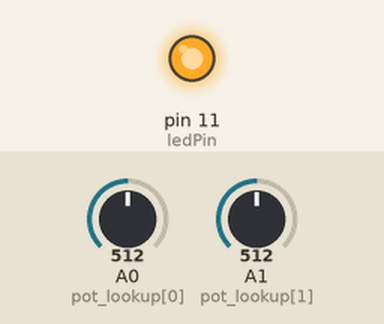
This sketch was run on a simulated Teensy 4. On the bench: output pins drawn as LEDs (lit = HIGH). The inputs (shaded band) are chosen by the test bench; at power-on: A0 (pot_lookup[0]) = 512, A1 (pot_lookup[1]) = 512.

Above: at 0.1 s.
At 0.8 s:
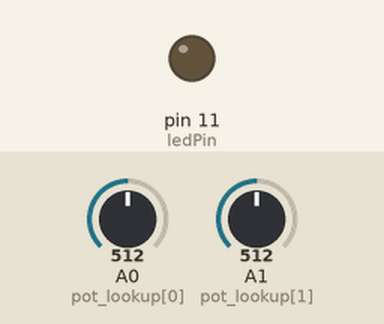
Timing chart, 0 to 2.3 s (numbered marks = the images above):
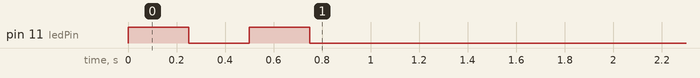

The sketch:

device-p2600.ino
```cpp
// Teensy Midi Controller
// Original by Philip Cunningham

// Edit device name before compiling:
// bin/contrib/arduino-1.6.12/hardware/teensy/avr/cores/usb_midi/usb_private.h

// noise tolerance
const int THRESHOLD = 4;

// The number of pots
const int pots = 2;

int ledPin = 11;
int btnState = 1;

int pot_lookup[pots] = {A0, A1};

// previous read value for thresholding
int lastreading[pots];
int weighted[pots];

// Set midi channel to send to
int channel = 2;

void setup()
{
  for (int p = 0; p < pots; p++) {
    lastreading[p] = 0;
    weighted[p] = 0;
  }

  // Standard midi rate
  Serial.begin(31250);

  pinMode(pot_lookup[0], INPUT);
  digitalWrite(pot_lookup[0], LOW);

  pinMode(pot_lookup[1], INPUT);
  digitalWrite(pot_lookup[1], HIGH);
  usbMIDI.sendControlChange(1, 127, channel);

  // flash to indicate startup
  pinMode(ledPin, OUTPUT);
  digitalWrite(ledPin, HIGH);
  delay(250);
  digitalWrite(ledPin, LOW);
  delay(250);
  digitalWrite(ledPin, HIGH);
  delay(250);
  digitalWrite(ledPin, LOW);
  delay(250);
  digitalWrite(ledPin, HIGH);
}

void update_button(int pin, int btnState) {
  usbMIDI.sendControlChange(pin, btnState ? 127 : 0, channel);
  digitalWrite(ledPin, btnState ? HIGH : LOW);
}

void loop()
{
  // Get reading for all potentiometers
  for (int i = 0; i < pots; i++ ) {
    // http://electronics.stackexchange.com/a/64699
    weighted[i] += (analogRead(pot_lookup[i]) - weighted[i]) / (i == 0 ? 8 : 4);
    int midival = weighted[i] / 8;
    int midiprev = lastreading[i] / 8;
    if (abs(lastreading[i] - weighted[i]) > THRESHOLD && midival != midiprev) {
      //usbMIDI.sendControlChange(2, 64, channel);
      if (i == 0) {
        usbMIDI.sendControlChange(i, 127 - midival, channel);
      } else if (i == 1) {
        if (midival < 4 && btnState == 0) {
          btnState = 1;
          update_button(i, btnState);
        } else if (midival > 4 && btnState == 1) {
          btnState = 0;
          update_button(i, btnState);
	}
      }
      lastreading[i] = weighted[i];
    }
  }
  // Delay output
  delay(10);
}
```
